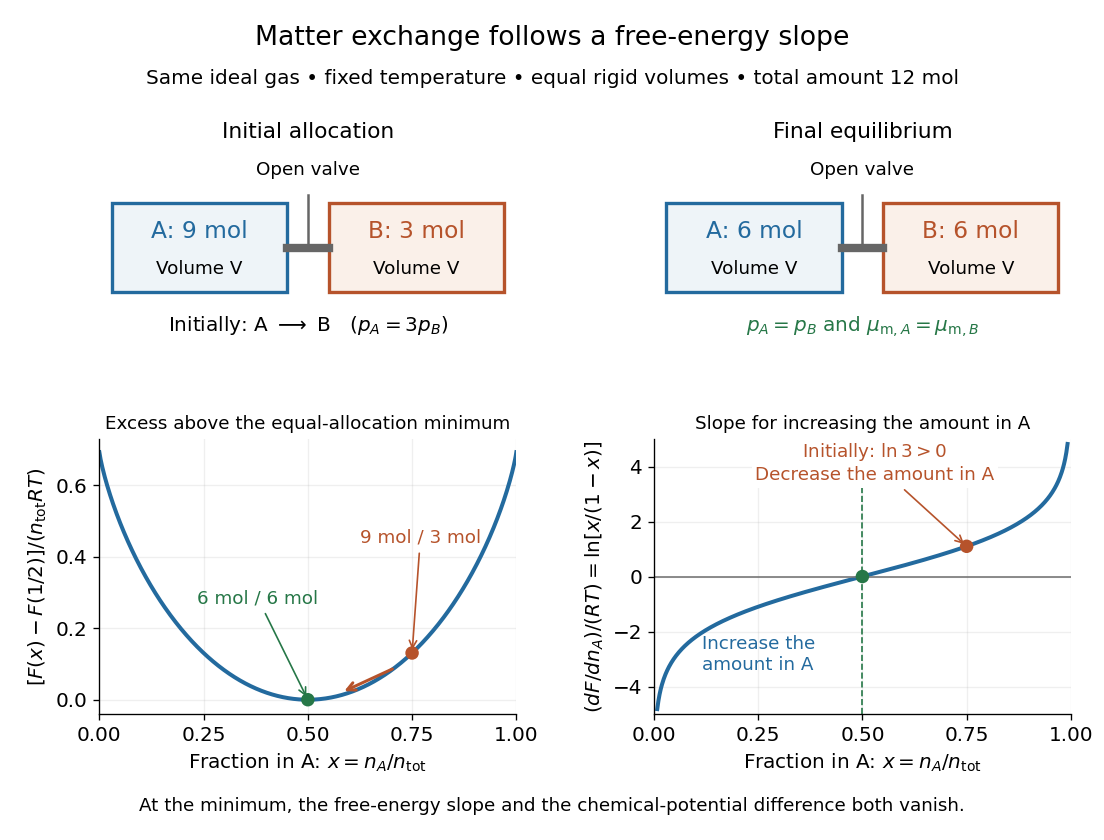

Here is the Python script that generated this plot:
"""Show ideal-gas redistribution as minimization of Helmholtz free energy.

Amounts are macroscopic moles, not a drawing of twelve individual particles.
Writes chemical-potential-particle-transfer.png in the current working directory.
Tested with Python 3.14.4, Matplotlib 3.10.7, and NumPy 2.3.5.
"""

from pathlib import Path

import matplotlib.pyplot as plt
from matplotlib.patches import Rectangle
import numpy as np


def draw_compartments(ax, amounts, title, equilibrium=False):
    blue, orange = "#236a9e", "#b6532b"
    ax.set(xlim=(0, 1), ylim=(0, 1))
    ax.axis("off")
    ax.set_title(title, fontsize=13, pad=8)
    for left, amount, name, color in zip([0.03, 0.55], amounts, ["A", "B"], [blue, orange]):
        ax.add_patch(Rectangle((left, 0.29), 0.42, 0.45,
                               facecolor="#eef4f8" if name == "A" else "#faf0e9",
                               edgecolor=color, lw=2))
        ax.text(left + 0.21, 0.56, f"{name}: {amount} mol", ha="center",
                fontsize=14, color=color)
        ax.text(left + 0.21, 0.38, "Volume V", ha="center", fontsize=11)
    ax.plot([0.45, 0.55], [0.51, 0.51], lw=5, color="#666666")
    ax.plot([0.50, 0.50], [0.51, 0.78], lw=1.5, color="#666666")
    ax.text(0.50, 0.88, "Open valve", ha="center", fontsize=11)
    if equilibrium:
        ax.text(0.5, 0.09, r"$p_A=p_B$ and $\mu_{{\rm m},A}=\mu_{{\rm m},B}$",
                ha="center", fontsize=12, color="#267747")
    else:
        ax.text(0.5, 0.09, r"Initially: A $\longrightarrow$ B   ($p_A=3p_B$)",
                ha="center", fontsize=12)


def main():
    blue, orange, green = "#236a9e", "#b6532b", "#267747"
    x = np.linspace(0.0, 1.0, 701)
    # The endpoint limit of y log(y) is zero; keep logarithms finite there.
    excess = (x * np.log(np.maximum(x, 1e-15))
              + (1 - x) * np.log(np.maximum(1 - x, 1e-15)) + np.log(2))
    slope_x = np.linspace(0.008, 0.992, 700)
    slope = np.log(slope_x / (1 - slope_x))
    initial = 0.75
    initial_excess = initial * np.log(initial) + (1 - initial) * np.log(1 - initial) + np.log(2)
    plt.rcParams.update({"font.size": 12, "figure.facecolor": "white",
                         "axes.facecolor": "white", "savefig.facecolor": "white"})
    fig, axes = plt.subplots(2, 2, figsize=(9.2, 7.0), dpi=120,
                             gridspec_kw={"height_ratios": [0.90, 1.25]})
    fig.subplots_adjust(left=0.09, right=0.97, bottom=0.15, top=0.82,
                        hspace=0.38, wspace=0.33)
    fig.suptitle("Matter exchange follows a free-energy slope", fontsize=16, y=0.97)
    fig.text(0.5, 0.90, "Same ideal gas • fixed temperature • equal rigid volumes • total amount 12 mol",
             ha="center", fontsize=12)
    draw_compartments(axes[0, 0], [9, 3], "Initial allocation")
    draw_compartments(axes[0, 1], [6, 6], "Final equilibrium", equilibrium=True)
    left, right = axes[1]
    left.plot(x, excess, color=blue, lw=2.4)
    left.scatter([0.5, initial], [0, initial_excess], s=50, color=[green, orange], zorder=5)
    left.annotate("6 mol / 6 mol", xy=(0.5, 0), xytext=(0.38, 0.27),
                  ha="center", color=green, fontsize=11,
                  arrowprops={"arrowstyle": "->", "color": green})
    left.annotate("9 mol / 3 mol", xy=(initial, initial_excess), xytext=(0.77, 0.44),
                  ha="center", color=orange, fontsize=11,
                  arrowprops={"arrowstyle": "->", "color": orange})
    left.set(title="Excess above the equal-allocation minimum",
             ylabel=r"$[F(x)-F(1/2)]/(n_{\rm tot}RT)$", ylim=(-0.04, 0.73))
    left.annotate("", xy=(0.58, 0.02), xytext=(0.71, 0.09),
                  arrowprops={"arrowstyle": "->", "color": orange, "lw": 1.8})
    right.plot(slope_x, slope, color=blue, lw=2.4)
    right.axhline(0, lw=1, color="#777777")
    right.axvline(0.5, lw=1, ls="--", color=green)
    right.scatter([0.5, initial], [0, np.log(3)], s=50, color=[green, orange], zorder=5)
    right.annotate(r"Initially: $\ln 3>0$" + "\nDecrease the amount in A",
                   xy=(initial, np.log(3)), xytext=(0.53, 3.5), ha="center", fontsize=11,
                   color=orange, arrowprops={"arrowstyle": "->", "color": orange},
                   bbox={"facecolor": "white", "edgecolor": "none", "pad": 2})
    right.text(0.25, -3.4, "Increase the\namount in A", ha="center", color=blue, fontsize=11)
    right.set(title="Slope for increasing the amount in A",
              ylabel=r"$(dF/dn_A)/(RT)=\ln[x/(1-x)]$", ylim=(-5, 5))
    for ax in [left, right]:
        ax.set(xlim=(0, 1), xlabel=r"Fraction in A: $x=n_A/n_{\rm tot}$")
        ax.set_xticks([0, 0.25, 0.5, 0.75, 1])
        ax.grid(alpha=0.2)
        ax.spines[["top", "right"]].set_visible(False)
        ax.title.set_fontsize(11)
    fig.text(0.5, 0.035, "At the minimum, the free-energy slope and the chemical-potential difference both vanish.",
             ha="center", fontsize=11)
    fig.savefig(Path.cwd() / Path(__file__).with_suffix(".png").name,
                facecolor="white", transparent=False)
    plt.close(fig)


if __name__ == "__main__":
    main()
